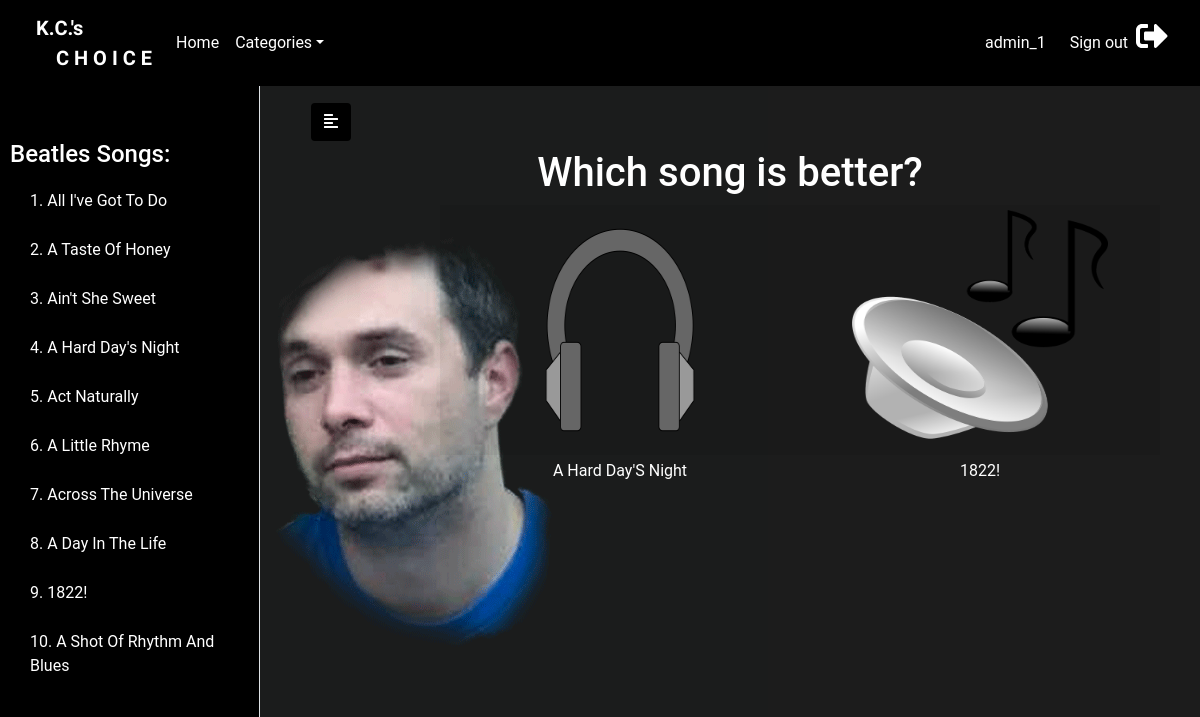
Before: /vote (signed in) with the older database file.
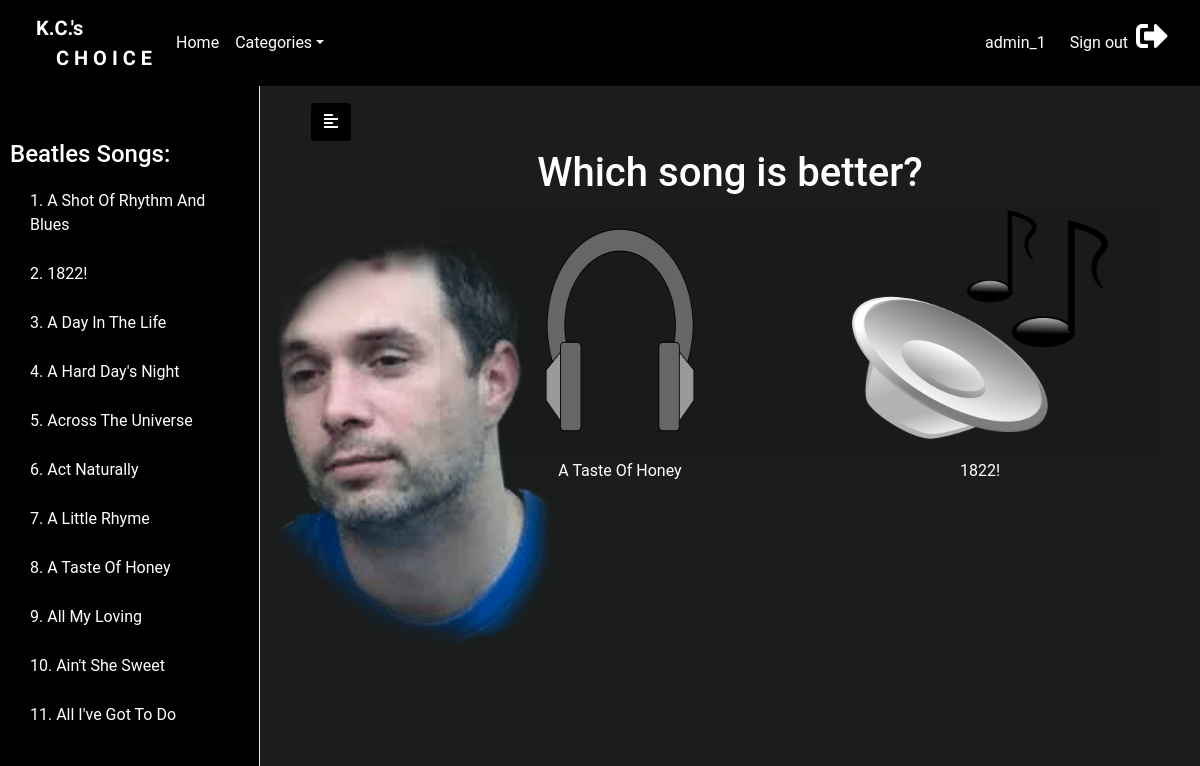
After: the same page with the newer database file.
### kcs_choice/models.py (models this page shows, shortened)
class RatedItem(models.Model):
    title = models.CharField(max_length=255)
    slug = models.SlugField()
    image = models.ImageField(blank=True)
    itemGroup = models.ForeignKey(ItemGroup, on_delete=models.CASCADE)
    datafield_1 = models.CharField(max_length=255, blank=True)
    datafield_2 = models.CharField(max_length=255, blank=True)
    datafield_3 = models.CharField(max_length=255, blank=True)
    datafield_4 = models.CharField(max_length=255, blank=True)
    datafield_5 = models.CharField(max_length=255, blank=True)

### kcs_choice/views.py (the view)
# urls.py: path('vote', views.vote, name="vote"),
@login_required(login_url='login')
def vote(request, id=None):
    rated_items = RatedItem.objects.all() #Grab all items. Right now thats okay - only beatles in RatedItems. Will need to filter objects in the future
    curr_rating = CurrentRating.objects.get(pk=1) #Grabs the first object in CurrentRating, which is pointer list to beatles ratings. Wlii need to be dynamic in future
    current_rating = set_current_ratings(rated_items, curr_rating)
    arranged_list = arrange_list(rated_items, current_rating)
    compare_random = get_random(current_rating)
    objects_to_compare = get_objects_to_compare(arranged_list, compare_random)
    context = {'rated' : rated_items,
               'current' : current_rating,
               'arranged' : arranged_list,
               'compare' : compare_random,
               'compared_objs' : objects_to_compare}
    return render(request, 'kcs_choice/vote.html', context)

### kcs_choice/views.py (called while the page is built, shortened)
def parse_to_array(csv):
    return_list = csv.split(",")
    return return_list

def set_current_ratings(current_list,current_ratings):
    new_rating = parse_to_array(current_ratings.ratingOrder)
    set_order = []
    if len(new_rating) != len(current_list):
        print('ERROR CAUGHT- List Lenghts Do Not Match')
        for i in range(len(current_list)):
            set_order.append(str(i+1))
        current_ratings.ratingOrder = convert_to_string(set_order)
        current_ratings.save()
        return set_order
    else:
        return new_rating

def arrange_list(the_list, order):
    the_order = []
    initial_list = []
    ordered_list = []
    if len(order) != len(the_list):
        print('ERROR - List Lenghts Do Not Match')
        for i in range(len(the_list)):
            the_order.append(i+1)
    else:
        the_order = order
    for l in the_list:
        initial_list.append(l.title)
    for o in the_order:
        ordered_list.append(initial_list[int(o)-1])
    return ordered_list

def get_random(objs):
    retry = False
    rand_list = []
    count = len(objs)
    rand_num1 = random.randint(1, count-1)
    rand_num2 = random.randint(1, count-1)
    rand_list.append(objs[rand_num1-1])
    rand_list.append(objs[rand_num2-1])
    return rand_list

def get_objects_to_compare(full_list, objs_to_return):
    returned_list = []
    for obj in objs_to_return:
        returned_list.append(full_list[int(obj)-1])
    return returned_list

### kcs_choice/templates/kcs_choice/vote.html (shortened to what this page needs)
{% extends 'kcs_choice/base.html' %}
{% load static %}
{% block content %}
<div class="border-right min-vh-100" id="sidebar" style="background: black;">
    <div class="sidebar-heading" style="padding-top: 25px;"><h4>Beatles Songs:</h4></div>
    <div class="list-group list-group-flush overflow-auto vh-100" >
        {% for item in arranged %}
        <a href="#" class="list-group-item list-group-item-action" style="background: black; color: #fff;">{{ forloop.counter }}. {{ item }}</a>
        {% endfor %}
    </div>
</div>
<div id="content">
    <nav class="navbar navbar-expand-lg">
        <div class="container-fluid">
            <button type="button" id="sidebarCollapse" class="btn">
                <i class="fas fa-align-left"></i>
            </button>
        </div>
    </nav>
    <div class="main main-body">
        <h1 class="vote-heading">Which song is better?</h1>
        <div class="table-responsive">
            <form method="POST" id="compare" action="{% url 'results' %}">
              <table class="table table-striped table-sm">
                <tbody>
                    <tr>
                        <td style="border: none;"><image id="btn-1" class="img-btn" type="image" src="{% static '/img/headphone.png' %}" name="submit1" alt="submit1"/></td>
                        <td style="border: none;"><image id="btn-2" class="img-btn" type="image" src="{% static '/img/speaker.png' %}" name="submit2" alt="submit2"/> </td>
                    </tr>
                    <tr>
                        {% for c in compared_objs %}
                        <td style="border: none;">
                            <label for="submit1" style="color: white;">{{ c.title }}</label>
                        </td>
                        {% endfor %}
                    </tr>
                </tbody>
              </table>
            </form>
        </div>
    </div>
</div>
{% endblock %}

### kcs_choice/templates/kcs_choice/base.html (shortened to what this page needs)
{% load static %}
{% load widget_tweaks %}
<!doctype html>
<html lang="en">
  <head>
   <link href="https://stackpath.bootstrapcdn.com/bootstrap/4.5.2/css/bootstrap.min.css" rel="stylesheet">
    <link rel="stylesheet" href="https://cdnjs.cloudflare.com/ajax/libs/font-awesome/5.15.2/css/all.min.css" />
    <link rel="stylesheet" type="text/css" href="{% static '/css/main.css' %}">
  </head>
  <body>
      <nav class="navbar navbar-expand-md  fixed-top" style="background: black;">
        <a class="navbar-brand" href="#" style="font-family: 'Spartan', sans-serif; background: black; color: #fff; padding-left: 20px; font-weight: 900;">K.C.'s<br /> <span class="logo-span"> &nbsp;&nbsp;&nbsp;&nbsp;C H O I C E</span></a>
        <div class="collapse navbar-collapse" id="navbarsExampleDefault">
          <ul class="navbar-nav mr-auto">
            <li class="nav-item active">
              <a class="nav-link" href="{% url 'home' %}" style="color: #fff;">Home <span class="sr-only">(current)</span></a>
            </li>
            <li class="nav-item dropdown" style="color: #fff;">
              <a class="nav-link dropdown-toggle" href="#" id="dropdown01" data-toggle="dropdown" aria-haspopup="true" aria-expanded="false" style="color: #fff;">Categories</a>
            </li>
          </ul>
          <div class="form-inline my-2 my-lg-0">
            <span class="mr-sm-2" style="background: black; color: #fff;">{{ request.user }}</span>
            <span><a class="nav-link" href="{% url 'logout' %}" style="color: #fff; padding-bottom: 20px;"> Sign out &nbsp;<i class="fas fa-sign-out-alt fa-2x"></i></a></span>
          </div>
        </div>
      </nav>
      <div class="wrapper">
          {% block content %}
          {% endblock %}
      </div>
</body>
</html>

### static/css/main.css (style rules this page uses)
body { font-family: "Roboto", sans-serif; background: url('/static/img/bg1.gif') 80% fixed no-repeat; background-color: #1C1C1C; background-position: 10% 50%; }
.btn { background-color: black; color: #fff; }
.table { width: 80%; margin-left:10rem; text-align: center; }
.table>:not(caption)>*>* { border-bottom-width: 0px; }
#btn-1 { background-image: url('static/img/headphone.png'); }
.img-btn { width: 16em; height: 15em; }
.vote-heading { color: #fff; text-align: center; }
.wrapper { padding-top: 75px; display: flex; text-decoration: none; transition: all 0.3s; }
#sidebar { overflow: scroll; -webkit-overflow-scrolling: touch; padding-top: 40px; padding-left: 10px; min-width: 260px; max-width: 260px; background: black; color:#fff; transition: all 0.3s; }
#content { width: 100%; padding: 20px; min-height: 100vh; transition: all 0.3s; }

Changed rows visible on the page:
added RatedItem: arranged "All My Loving"
Other visible differences:
new list line: "9 ."
new list line: "A Taste Of Honey"
list line gone: "A Hard Day'S Night"
